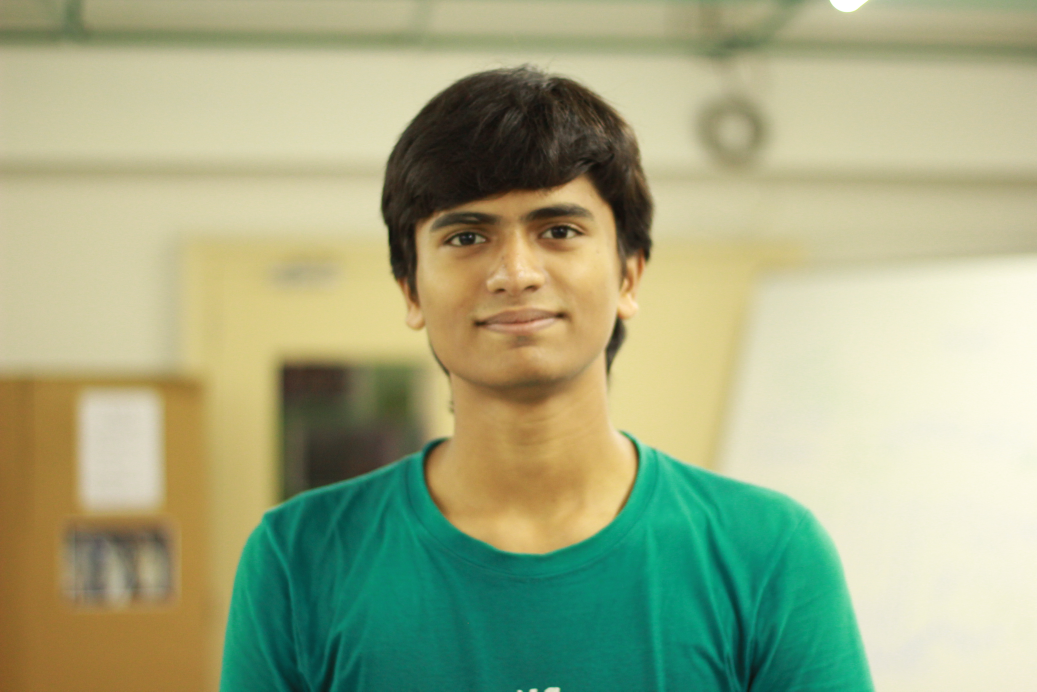
#> input picture sampleFaceImage3.JPG, 5184 x 3456 px, given in place of the camera (shown at 1/5 size)
$ python violaJonesVideo.py   (Python 2 division)   (older library calls are emulated)
#> lines starting #> are read from the running program, lines starting #| are printed output that depends on the picture; after the words box and inside, x2 and y2 are one past the last pixel; in counts of white or black regions, pixels touching at a corner belong together
#> further down, frame is the input picture: shape (3456, 5184, 3); mean B, G, R 131.7, 170.3, 161.4
#> `converted = cv2.cvtColor(frame, cv2.COLOR_BGR2HSV)`: converted: shape (3456, 5184, 3); mean H, S, V 34.6, 100.9, 180.2
### pyimagesearch/imutils.py
# Import the necessary packages
import numpy as np
import cv2

# [23 lines left out: functions translate, rotate, not called in this run]

def resize(image, width = None, height = None, inter = cv2.INTER_AREA):
	# initialize the dimensions of the image to be resized and
	# grab the image size
#> called with width = 400, inter = 3
	dim = None
	(h, w) = image.shape[:2]
#> h = 3456; w = 5184

	# if both the width and height are None, then return the
	# original image
	if width is None and height is None:
		return image

	# check to see if the width is None
	if width is None:
		# calculate the ratio of the height and construct the
		# dimensions
		r = height / float(h)
		dim = (int(w * r), height)

	# otherwise, the height is None
	else:
		# calculate the ratio of the width and construct the
		# dimensions
		r = width / float(w)
#> r = 0.0772
		dim = (width, int(h * r))
#> dim = (400, 266)

	# resize the image
	resized = cv2.resize(image, dim, interpolation = inter)
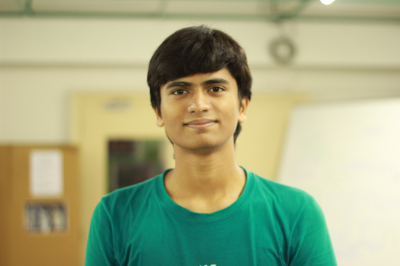
#> resized: shape (266, 400, 3); mean B, G, R 131.7, 170.3, 161.4

	# return the resized image
	return resized

### violaJonesVideo.py
from pyimagesearch import imutils

import numpy as np
import cv2
import pdb
import math

face_cascade = cv2.CascadeClassifier('haarcascade_frontalface_default.xml')
eye_cascade = cv2.CascadeClassifier('haarcascade_eye.xml')
mouth_cascade = cv2.CascadeClassifier('haarcascade_mcs_mouth.xml')
nose_cascade = cv2.CascadeClassifier('haarcascade_mcs_nose.xml')

# [60 lines of commented-out code are left out]


camera = cv2.VideoCapture(0)

while True:
        (grabbed, frame) = camera.read()
        converted = cv2.cvtColor(frame, cv2.COLOR_BGR2HSV)
        img = imutils.resize(frame, width = 400)

# [7 lines of commented-out code are left out]

        gray = cv2.cvtColor(img, cv2.COLOR_BGR2GRAY)
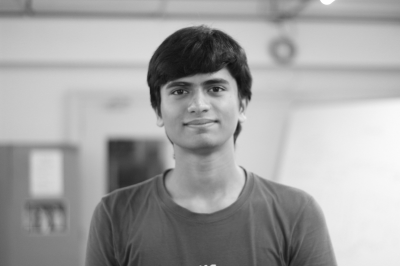
#> gray: shape (266, 400); min 15, max 255, mean 163.2
        cv2.equalizeHist(gray, gray)
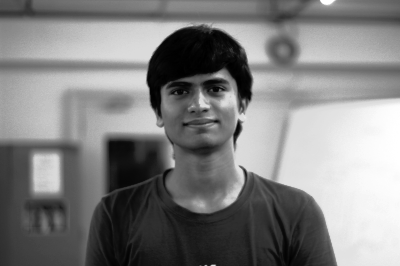
#> gray: shape (266, 400); min 0, max 255, mean 128.4

        #    gray = cv2.cvtColor(img, cv2.COLOR_BGR2GRAY)
        #    cv2.equalizeHist(gray, gray)

        faces = face_cascade.detectMultiScale(gray, 1.3,2)
#> faces = [[150, 52, 97, 97]]
        #midPoint = np.arange(8)
        #midPoint = [0 for x in range(6)]

        #------------------------initialize a linked list-----------
        midPoint = []
        avgFace = []
        count_face, count_mouth, count_nose = 0,0,0
        for (x,y,w,h) in faces:
            count_face = count_face +1
            if count_face==1:
                cv2.rectangle(img,(x,y),(x+w,y+h),(255,0,0),2)
                midPoint.append(x+w/2)
                midPoint.append(y+h/2)

                print midPoint[0:len(midPoint)]

                #midPoint[0] = x+w/2;
                #midPoint[1] = y+h/2;
                #pdb.set_trace()

                cv2.line(img,(midPoint[0],midPoint[1]),(midPoint[0],midPoint[1]),(255,0,0),6)

                roi_gray = gray[y:y+h, x:x+w]
                roi_color = img[y:y+h, x:x+w]
                eyes = eye_cascade.detectMultiScale(roi_gray)
                temp1 = 0;
                temp2 = 0;
                count = 0;
                for (ex,ey,ew,eh) in eyes:
                    cv2.rectangle(roi_color,(ex,ey),(ex+ew,ey+eh),(0,255,0),2)
                    temp1 = temp1 + ex + ew/2;
                    temp2 = temp2 + ey + eh/2;
                    count = count+1;
                    #pdb.set_trace();

                if count==2:
                    #midPoint[2] = x+ temp1/count;
                    #midPoint[3] = y+ temp2/count;
                    midPoint.append(x+ temp1/count)
                    midPoint.append(y+ temp2/count)
                    curr_len = len(midPoint)
                    cv2.line(img,(midPoint[curr_len-2],midPoint[curr_len-1]),(midPoint[curr_len-2],midPoint[curr_len-1]),(0,255,0),6)
                    print midPoint[0:len(midPoint)]

                else:
                    print 'Eyes != 2'
                    # [8 lines of commented-out code are left out]

                mouth = mouth_cascade.detectMultiScale(roi_gray,4,2)
                for (mx,my,mw,mh) in mouth:
                    count_mouth=count_mouth+1

                    # [4 lines of commented-out code are left out]

                if count_mouth==1:
                    cv2.rectangle(roi_color,(mx,my),(mx+mw,my+mh),(0,0,255),2)
                    midPoint.append(mx + mw/2 + x)
                    midPoint.append(my + mh/2 + y)
                    curr_len = len(midPoint)
                    cv2.line(img,(midPoint[curr_len-2],midPoint[curr_len-1]),(midPoint[curr_len-2],midPoint[curr_len-1]),(0,0,255),6)
                    print midPoint[0:len(midPoint)]

                else:
                    print 'Mouth != 1'
                    #midPoint[6],midPoint[7]=midPoint[0],midPoint[1]


                nose = nose_cascade.detectMultiScale(roi_gray)
                for (nx,ny,nw,nh) in nose:
                    count_nose = count_nose+1

                    # [4 lines of commented-out code are left out]

                if count_nose==1:
                    cv2.rectangle(roi_color,(nx,ny),(nx+nw,ny+nh),(0,255,0),2)
                    midPoint.append(nx + nw/2 + x)
                    midPoint.append(ny + nh/2 + y)
                    curr_len = len(midPoint)
                    cv2.line(img,(midPoint[curr_len-2],midPoint[curr_len-1]),(midPoint[curr_len-2],midPoint[curr_len-1]),(255,224,0),6)
                    print midPoint[0:len(midPoint)]

                else:
                    print 'Nose != 1'
                    #midPoint[4],midPoint[5]=midPoint[0],midPoint[1]

            else:
                print 'Face != 1'
#> this loop made 1 pass
#> (x, y, w, h, count_face, eyes) on pass 1: (150, 52, 97, 97, 1, [[51, 23, 26, 26], [18, 27, 25, 25]])
#| [198, 100]
#| [198, 100, 197, 89]
#| Mouth != 1
#| [198, 100, 197, 89, 198, 108]
#> pass 1, `roi_gray = gray[y:y+h, x:x+w]`:
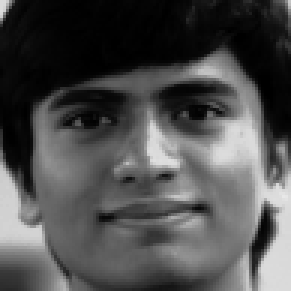
#> roi_gray: shape (97, 97) (shown 3 times larger); min 0, max 232, mean 77.5
#> pass 1, `roi_color = img[y:y+h, x:x+w]`:
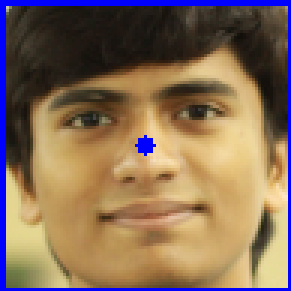
#> roi_color: shape (97, 97, 3) (shown 3 times larger); mean B, G, R 87.8, 109.5, 133.8
#> after the loop:
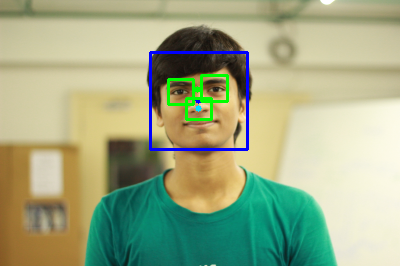
#> img: shape (266, 400, 3); 1.95% of pixels changed, all inside (x1, y1, x2, y2) = (149, 51, 249, 151)
#> after the loop:
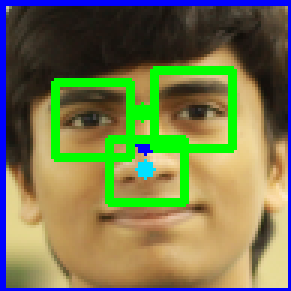
#> roi_color: shape (97, 97, 3) (shown 3 times larger); 9.52% of pixels changed, all inside (x1, y1, x2, y2) = (17, 22, 79, 69)
#> after the loop, count_face = 1; count_mouth = 0; count_nose = 1; midPoint = [198, 100, 197, 89, 198, 108]
        countTotal = 0
        if(count_face == 1 and count == 2 and count_nose == 1):
                avgFace = midPoint
#> avgFace = [198, 100, 197, 89, 198, 108]
                countTotal = countTotal + 1
                if (countTotal > 5):
                        break
                else:
                        continue


        print 'length of list' , len(midPoint)
        print midPoint[0:len(midPoint)]
        len_list = len(midPoint)/2

        midPointNP = np.arange(len_list)
        midPointNP = np.asarray(midPoint)

        print 'NumPy array : ' , midPointNP
        print 'NumPy array size : ', midPointNP.shape

        #for i in range (0,5):
        midPointDebug = midPointNP.reshape(len_list,2);
        [vx,vy,x,y] = cv2.fitLine(midPointDebug, cv2.cv.CV_DIST_L1, 0, 0.01, 0.01)
        #-----Verify this does not cause any major error-------
        #pdb.set_trace();

        x = np.around(x)
        y = np.around(y)
        #-------------------------------------------------------
        #Hack just to get 2 points from the direction vectors so that we can plot the line
        distance = 100;
        x2 = x+distance*vx;
        y2 = y+distance*vy;

        x3 = x+(-1)*distance*vx;
        y3 = y+(-1)*distance*vy;

        x2 = np.around(x2)
        y2 = np.around(y2)

        cv2.line(img,(x3,y3),(x2,y2),(255,0,0),1)

        #        cv2.imshow("images", np.hstack([frame, skin]))
        #
        #            # if the 'q' key is pressed, stop the loop
        #        if cv2.waitKey(1) & 0xFF == ord("q"):
        #            break

        cv2.imshow("images",img)

        #if the 'q' key is pressed, stop the loop
        if cv2.waitKey(1) & 0xFF == ord("q"):
                break


#cv2.imshow('img',img)
cv2.waitKey(0)
camera.release()
cv2.destroyAllWindows()
#pdb.set_trace()
